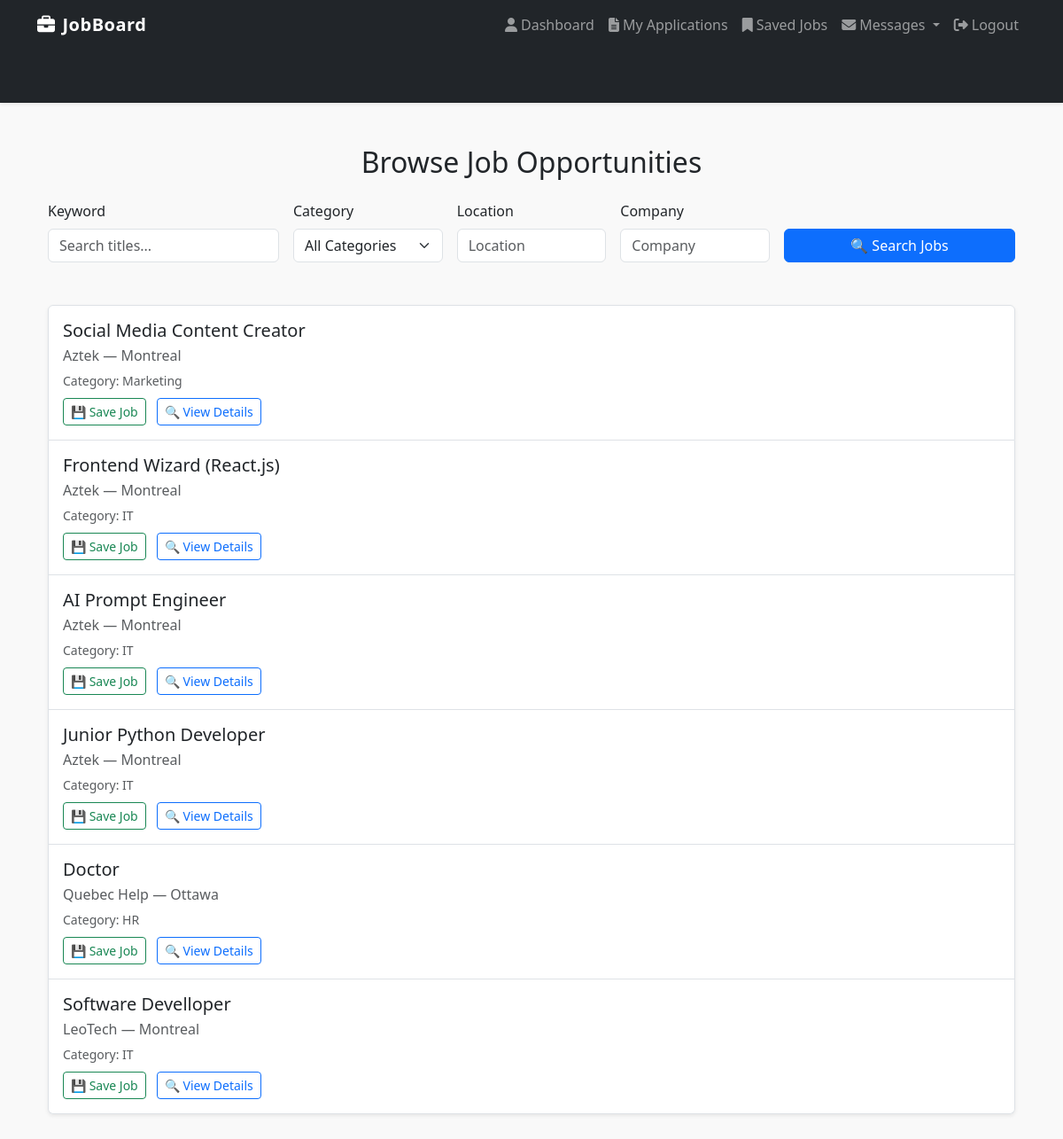
Screenshot of / (signed in) with the database file from the repository.
### core/models.py (models this page shows, shortened)
class Job(models.Model):
    CATEGORY_CHOICES = [
        ('IT', 'IT'),
        ('HR', 'HR'),
        ('Finance', 'Finance'),
        ('Marketing', 'Marketing'),
    ]
    title = models.CharField(max_length=255)
    company = models.CharField(max_length=255)
    description = models.TextField()
    location = models.CharField(max_length=255)
    category = models.CharField(max_length=50, choices=CATEGORY_CHOICES)
    posted_by = models.ForeignKey(User, on_delete=models.CASCADE)
    date_posted = models.DateTimeField(auto_now_add=True)

### core/views.py (the view)
# urls.py: path('', views.home_view, name='home'),
def home_view(request):
    jobs = Job.objects.all().order_by('-date_posted')
    query = request.GET.get('q')
    category = request.GET.get('category')
    location = request.GET.get('location')
    company = request.GET.get('company')
    if query:
        jobs = jobs.filter(title__icontains=query)
    if category:
        jobs = jobs.filter(category=category)
    if location:
        jobs = jobs.filter(location__icontains=location)
    if company:
        jobs = jobs.filter(company__icontains=company)
    categories = Job.CATEGORY_CHOICES
    return render(request, 'core/job_list.html', {
        'jobs': jobs,
        'categories': categories,
    })

### core/templates/core/job_list.html (shortened to what this page needs)
{% extends "base.html" %}
{% block content %}
<div class="container mt-5">
  <h2 class="mb-4 text-center">Browse Job Opportunities</h2>
  <form method="GET" class="row g-3 mb-5 align-items-end">
    <div class="col-12 col-md-3">
      <label class="form-label">Keyword</label>
      <input type="text" name="q" class="form-control" placeholder="Search titles..." value="{{ request.GET.q }}">
    </div>
    <div class="col-12 col-md-2">
      <label class="form-label">Category</label>
      <select name="category" class="form-select">
        <option value="">All Categories</option>
      </select>
    </div>
    <div class="col-12 col-md-2">
      <label class="form-label">Location</label>
      <input type="text" name="location" class="form-control" placeholder="Location" value="{{ request.GET.location }}">
    </div>
    <div class="col-12 col-md-2">
      <label class="form-label">Company</label>
      <input type="text" name="company" class="form-control" placeholder="Company" value="{{ request.GET.company }}">
    </div>
    <div class="col-12 col-md-3">
      <button type="submit" class="btn btn-primary w-100">🔍 Search Jobs</button>
    </div>
  </form>
  {% if jobs %}
    <div class="list-group shadow-sm">
      {% for job in jobs %}
        <div class="list-group-item py-3">
          <div class="d-flex flex-column flex-md-row justify-content-between align-items-start align-items-md-center">
            <div>
              <a href="{% url 'job_detail' job.id %}" class="text-decoration-none text-dark">
                <h5 class="mb-1">{{ job.title }}</h5>
                <p class="mb-1 text-muted">{{ job.company }} — {{ job.location }}</p>
                <small class="text-muted">Category: {{ job.category }}</small>
              </a>
              <div class="mt-2">
                <a href="{% url 'save_job' job.id %}" class="btn btn-sm btn-outline-success me-2">💾 Save Job</a>
                <a href="{% url 'job_detail' job.id %}" class="btn btn-sm btn-outline-primary">🔍 View Details</a>
              </div>
            </div>
          </div>
        </div>
      {% endfor %}
    </div>
  {% else %}
    <div class="alert alert-info text-center mt-5" role="alert">
      No jobs found. Try adjusting your filters or search keywords.
    </div>
  {% endif %}
</div>
{% endblock %}

### core/templates/base.html (style rules this page uses)
body { background-color: #f9f9f9; }
.container { padding-bottom: 60px; }

### rows the page displays
Job: title "Social Media Content Creator", company "Aztek", location "Montreal", category "Marketing"
Job: title "Frontend Wizard (React.js)", company "Aztek", location "Montreal", category "IT"
Job: title "AI Prompt Engineer", company "Aztek", location "Montreal", category "IT"
Job: title "Junior Python Developer", company "Aztek", location "Montreal", category "IT"
Job: title "Doctor", company "Quebec Help", location "Ottawa", category "HR"
Job: title "Software Develloper", company "LeoTech", location "Montreal", category "IT"
